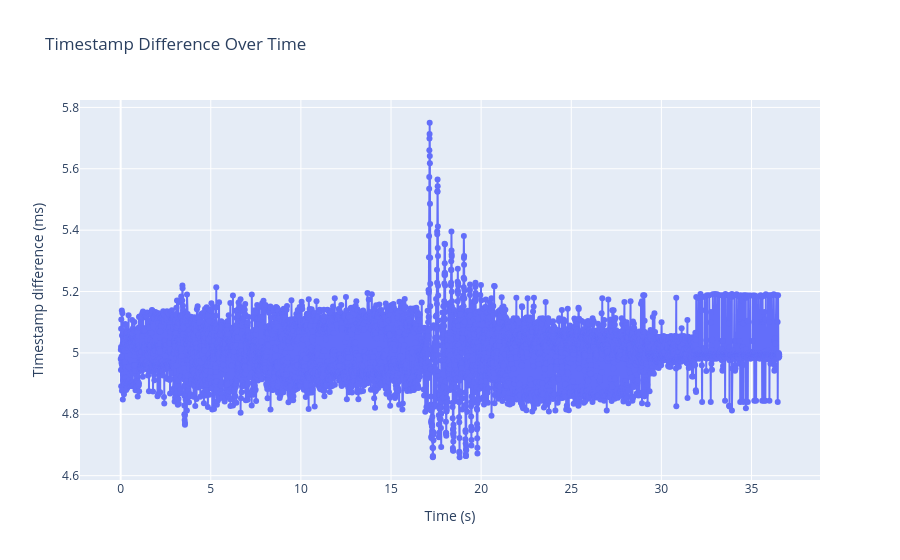

Here is the notebook cell this chart was saved with:
### Code cell
timestamp_diffs = data["Timestamp_ms"].diff()

diff_fig = go.Figure(
    go.Scatter(
        x=data.loc[timestamp_diffs.notna(), "Timestamp_ms"] / 1000,
        y=timestamp_diffs.dropna(),
        mode="lines+markers",
        name="Timestamp difference",
    )
)
diff_fig.update_layout(
    title="Timestamp Difference Over Time",
    xaxis_title="Time (s)",
    yaxis_title="Timestamp difference (ms)",
)
diff_fig.show()

### Figure 1 — Plotly figure (JSON) as saved in the notebook; plotly's stock layout.template omitted (floating-point values rounded to 4 significant figures; data arrays with more than 128 entries replaced by an {"elided": "..."} marker saying what was removed)
{"data": [{"mode": "lines+markers", "name": "Timestamp difference", "type": "scatter", "x": {"elided": "7308 float values"}, "y": {"elided": "7308 float values"}}], "layout": {"title": {"text": "Timestamp Difference Over Time"}, "xaxis": {"title": {"text": "Time (s)"}}, "yaxis": {"title": {"text": "Timestamp difference (ms)"}}}}
